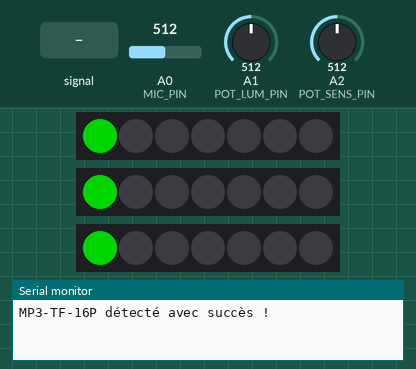
Simulated run of this sketch. Board: Arduino Uno, built with avr-gcc and run on an emulated ATmega328P. On the bench: 3 × 7 RGB LEDs in strip order, left to right, the last lines printed to the serial monitor. The inputs (shaded band) are chosen by the test bench; at power-on: A0 (MIC_PIN) = 512, A1 (POT_LUM_PIN) = 512, A2 (POT_SENS_PIN) = 512. Dim RGB values are drawn brighter than linear; the audio player accepts every command and is not drawn.

Above: at 15.0 s.
15.1 s: A0 (MIC_PIN) fed a 200 Hz sine of ±255 counts around its level
At 15.57 s:
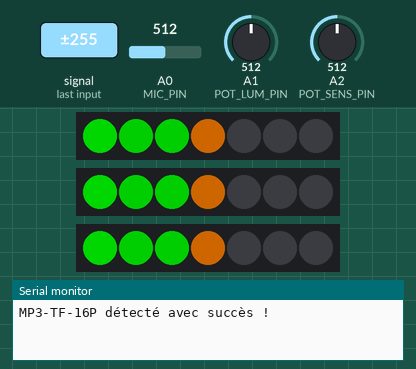
17.8 s: A0 (MIC_PIN) set to 1023
At 18.5 s:
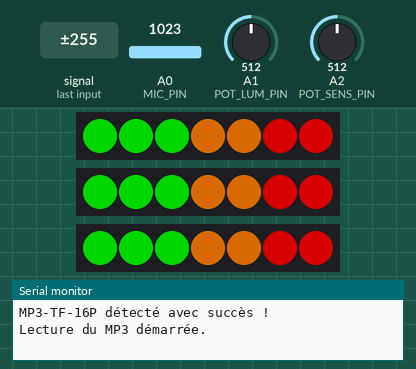
19.3 s: A1 (POT_LUM_PIN) set to 716
At 19.7 s:
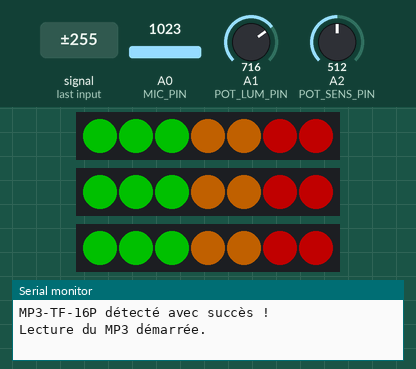
20.8 s: A0 (MIC_PIN) set to 986
At 21.6 s:
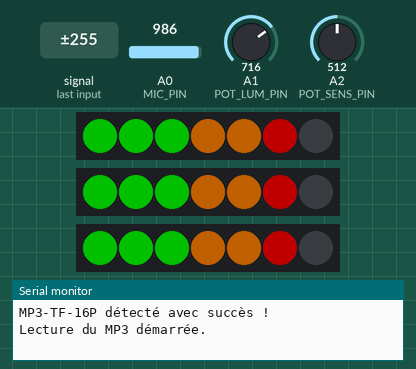
22.3 s: A0 (MIC_PIN) set to 929
23.8 s: A0 (MIC_PIN) set to 896
At 24.7 s:
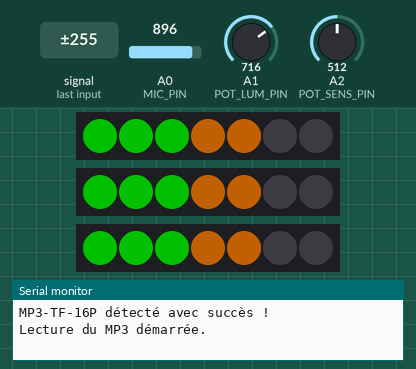
Timing chart, 0 to 26.3 s (numbered marks = the images above; inputs shaded):
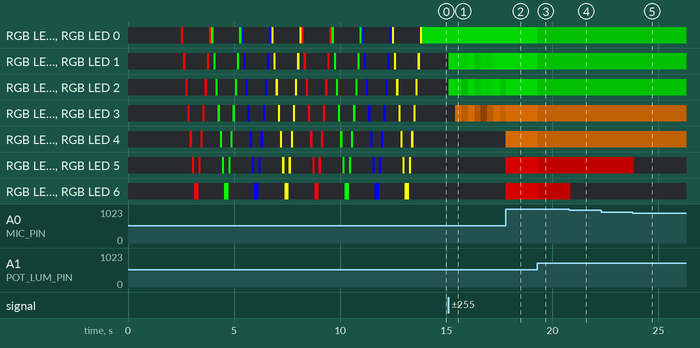

The sketch:

sonometre_classe.ino
```cpp
#include <Adafruit_NeoPixel.h>
#include <DFRobotDFPlayerMini.h>
#include <SoftwareSerial.h>

#define LED_PIN_1 6        // Broche pour la première bande LED
#define LED_PIN_2 7        // Broche pour la deuxième bande LED
#define LED_PIN_3 8        // Broche pour la troisième bande LED
#define NUM_LEDS 7         // Nombre total de LEDs par bande
#define MIC_PIN A0         // Broche pour le microphone
#define POT_SENS_PIN A2    // Potentiomètre pour la sensibilité
#define POT_LUM_PIN A1     // Potentiomètre pour la luminosité
#define DFPLAYER_RX 10     // RX du MP3-TF-16P sur D10
#define DFPLAYER_TX 11     // TX du MP3-TF-16P sur D11

// Objets pour les trois bandes de LEDs et le DFPlayer
Adafruit_NeoPixel strip1 = Adafruit_NeoPixel(NUM_LEDS, LED_PIN_1, NEO_GRB + NEO_KHZ800);
Adafruit_NeoPixel strip2 = Adafruit_NeoPixel(NUM_LEDS, LED_PIN_2, NEO_GRB + NEO_KHZ800);
Adafruit_NeoPixel strip3 = Adafruit_NeoPixel(NUM_LEDS, LED_PIN_3, NEO_GRB + NEO_KHZ800);
SoftwareSerial mySoftwareSerial(DFPLAYER_TX, DFPLAYER_RX); // Liaison série pour le MP3-TF-16P
DFRobotDFPlayerMini myDFPlayer;

const unsigned long playInterval = 15000; // Intervalle de 15 secondes pour réautoriser la lecture
unsigned long lastPlayTime = 0; // Moment de la dernière lecture
int ledLevels[NUM_LEDS] = {0};  // Niveaux de luminosité pour chaque LED

void testSequence() {
  uint32_t colors[] = {
    strip1.Color(255, 0, 0),    // Rouge
    strip1.Color(0, 255, 0),    // Vert
    strip1.Color(0, 0, 255),    // Bleu
    strip1.Color(255, 255, 0)   // Jaune
  };

  for (int repeat = 0; repeat < 2; repeat++) {   // Effectuer 2 répétitions de la séquence
    for (int c = 0; c < 4; c++) {                // Boucle pour chaque couleur
      for (int i = 0; i < NUM_LEDS; i++) {       // Monter de bas en haut
        strip1.clear();
        strip2.clear();
        strip3.clear();
        strip1.setPixelColor(i, colors[c]);
        strip2.setPixelColor(i, colors[c]);
        strip3.setPixelColor(i, colors[c]);
        strip1.show();
        strip2.show();
        strip3.show();
        delay(100);                              // Pause pour chaque étape du chenillard
      }
      for (int i = NUM_LEDS - 1; i >= 0; i--) {  // Descendre de haut en bas
        strip1.clear();
        strip2.clear();
        strip3.clear();
        strip1.setPixelColor(i, colors[c]);
        strip2.setPixelColor(i, colors[c]);
        strip3.setPixelColor(i, colors[c]);
        strip1.show();
        strip2.show();
        strip3.show();
        delay(100);                              // Pause pour chaque étape du chenillard
      }
    }
  }
}

void setup() {
  Serial.begin(9600);
  mySoftwareSerial.begin(9600);

  // Initialisation du lecteur MP3
  if (!myDFPlayer.begin(mySoftwareSerial)) {
    Serial.println("Erreur : MP3-TF-16P non détecté !");
    while (true);  // Bloque le programme si le lecteur MP3 n'est pas détecté
  }

  Serial.println("MP3-TF-16P détecté avec succès !");
  myDFPlayer.volume(30);       // Fixe le son à 30 (maximum)

  // Délai d'attente pour la stabilisation du DFPlayer
  delay(2000);

  // Initialisation des bandes de LEDs
  strip1.begin();
  strip2.begin();
  strip3.begin();
  strip1.show();
  strip2.show();
  strip3.show();

  // Séquence de test au démarrage
  testSequence();

  // Configuration des broches
  pinMode(MIC_PIN, INPUT);
  pinMode(POT_LUM_PIN, INPUT);
  pinMode(POT_SENS_PIN, INPUT);
}

void loop() {
  unsigned long currentTime = millis();

  int potLumValue = analogRead(POT_LUM_PIN);
  int brightness = map(potLumValue, 0, 1023, 255, 10);
  bool mp3Enabled = brightness < 255;

  uint32_t witnessColor = strip1.Color(0, brightness, 0);
  strip1.setPixelColor(0, witnessColor);
  strip2.setPixelColor(0, witnessColor);
  strip3.setPixelColor(0, witnessColor);

  int micValue = analogRead(MIC_PIN);
  int potSensValue = analogRead(POT_SENS_PIN);
  int sensitivity = map(potSensValue, 0, 1023, 30, 750);

  int numLedsToLight = map(micValue, sensitivity, 1000, 0, NUM_LEDS);
  numLedsToLight = constrain(numLedsToLight, 0, NUM_LEDS);

  for (int i = 1; i < NUM_LEDS; i++) {
    if (numLedsToLight > i) {
      ledLevels[i] = brightness;
    } else {
      ledLevels[i] = max(0, ledLevels[i] - 20);
    }
  }

  for (int i = 1; i < NUM_LEDS; i++) {
    uint32_t color;
    if (i < 3) {
      color = strip1.Color(0, ledLevels[i], 0);
    } else if (i < 5) {
      color = strip1.Color(ledLevels[i], ledLevels[i] / 2, 0);
    } else {
      color = strip1.Color(ledLevels[i], 0, 0);
    }

    strip1.setPixelColor(i, color);
    strip2.setPixelColor(i, color);
    strip3.setPixelColor(i, color);
  }

  strip1.show();
  strip2.show();
  strip3.show();

  if (mp3Enabled && (numLedsToLight == NUM_LEDS) && (currentTime - lastPlayTime >= playInterval)) {
    myDFPlayer.play(1);
    lastPlayTime = currentTime;
    Serial.println("Lecture du MP3 démarrée.");
  }

  delay(10);
}
```

Measured:
- the behaviour switches between 1000 and 999 on A0 (MIC_PIN) (found by bisection; images 3 and 4)
- the behaviour switches between 913 and 912 on A0 (MIC_PIN) (found by bisection; images 4 and 5)
- after the input at 15.1 s, RGB LED 1: off → RGB(0, 133, 0) at once, → RGB(0, 113, 0) 0.30 s later, → RGB(0, 133, 0) 0.61 s later, → RGB(0, 93, 0) 0.30 s later, … (6 changes in this stretch); RGB LED 2: off → RGB(0, 133, 0) at once, → RGB(0, 113, 0) 0.30 s later, → RGB(0, 73, 0) 0.30 s later, → RGB(0, 133, 0) 0.30 s later, … (8 changes in this stretch)
- after the input at 17.8 s, the LEDs: change at once (image 2)
- after the input at 19.3 s, RGB LED 0–2, RGB LED 0–2, RGB LED 0–2: RGB(0, 133, 0) → RGB(0, 84, 0) at once; RGB LED 3, RGB LED 4, RGB LED 3, RGB LED 4, RGB LED 3, RGB LED 4: RGB(133, 66, 0) → RGB(84, 42, 0) at once; RGB LED 5, RGB LED 6, RGB LED 5, RGB LED 6, RGB LED 5, RGB LED 6: RGB(133, 0, 0) → RGB(84, 0, 0) at once; the LEDs: change at once (image 3)
- after the input at 20.8 s, RGB LED 6, RGB LED 6, RGB LED 6: RGB(84, 0, 0) → RGB(64, 0, 0) at once, → off 0.05 s later; the LEDs: first change at once (image 4 shows a later state)
- after the input at 22.3 s, every drawn part: stays the same
- after the input at 23.8 s, RGB LED 5, RGB LED 5, RGB LED 5: RGB(84, 0, 0) → RGB(64, 0, 0) at once, → off 0.05 s later; the LEDs: first change at once (image 5 shows a later state)
